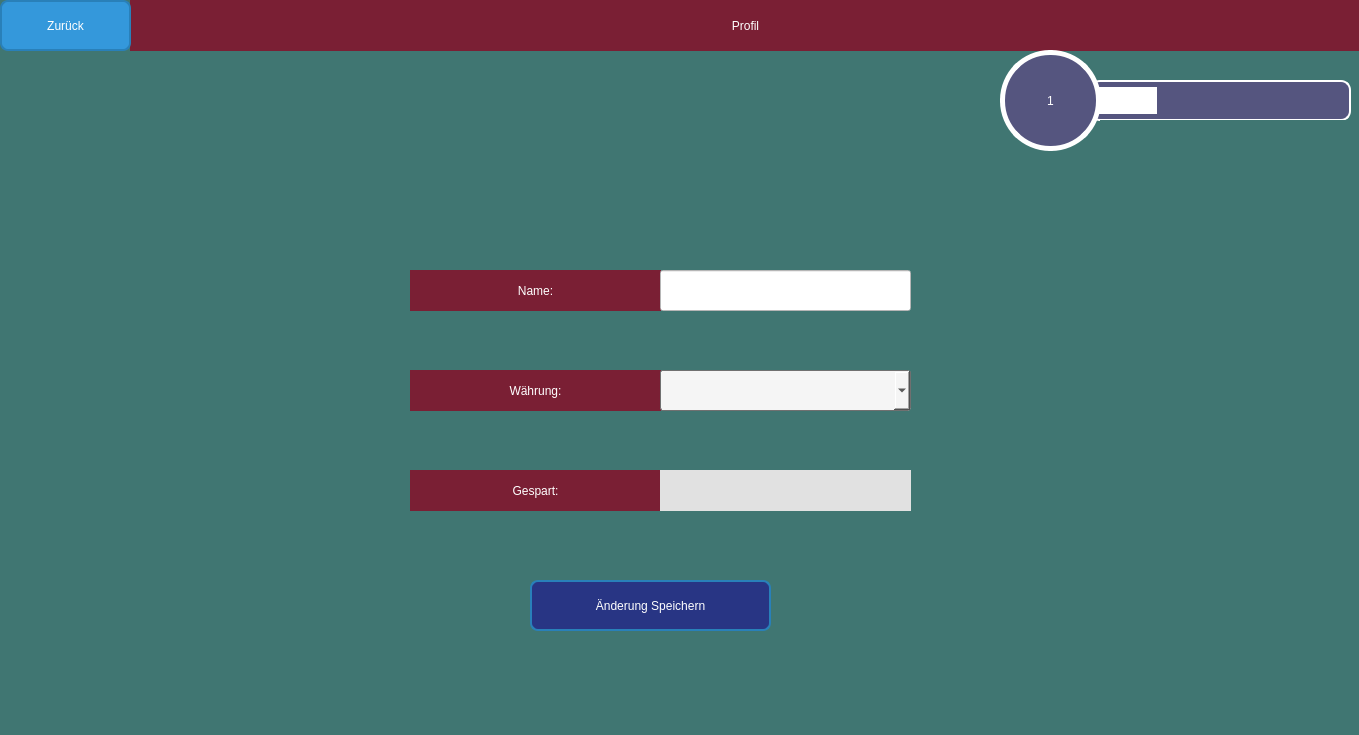
<?xml version="1.0" encoding="UTF-8"?>
<ui version="4.0">
 <class>Profil</class>
 <widget class="QWidget" name="Profil">
  <property name="geometry">
   <rect>
    <x>0</x>
    <y>0</y>
    <width>1359</width>
    <height>735</height>
   </rect>
  </property>
  <property name="windowTitle">
   <string>Form</string>
  </property>
  <widget class="QLabel" name="label">
   <property name="geometry">
    <rect>
     <x>0</x>
     <y>0</y>
     <width>1361</width>
     <height>741</height>
    </rect>
   </property>
   <property name="layoutDirection">
    <enum>Qt::RightToLeft</enum>
   </property>
   <property name="styleSheet">
    <string notr="true">background-color: rgb(64, 118, 114);</string>
   </property>
   <property name="text">
    <string/>
   </property>
  </widget>
  <widget class="QLabel" name="label_2">
   <property name="geometry">
    <rect>
     <x>130</x>
     <y>0</y>
     <width>1231</width>
     <height>51</height>
    </rect>
   </property>
   <property name="styleSheet">
    <string notr="true">background-color: rgb(122, 31, 52);
font: 600 italic 15pt &quot;Segoe UI&quot;;
color: rgb(255, 255, 255);
</string>
   </property>
   <property name="text">
    <string>Profil</string>
   </property>
   <property name="alignment">
    <set>Qt::AlignCenter</set>
   </property>
  </widget>
  <widget class="QPushButton" name="pushButtonZurueck">
   <property name="geometry">
    <rect>
     <x>0</x>
     <y>0</y>
     <width>131</width>
     <height>51</height>
    </rect>
   </property>
   <property name="styleSheet">
    <string notr="true">QPushButton {
    background-color: #3498db;
    color: #ffffff;
    font: 600 italic 15pt &quot;Segoe UI&quot;;
    padding: 10px 20px;
    border: 2px solid #2980b9;
    border-radius: 8px;
}

QPushButton:hover {
    background-color: #2980b9;
}

QPushButton:pressed {
    background-color: #1f618d;
}
</string>
   </property>
   <property name="text">
    <string>Zurück</string>
   </property>
  </widget>
  <widget class="QLabel" name="nameText">
   <property name="geometry">
    <rect>
     <x>410</x>
     <y>270</y>
     <width>251</width>
     <height>41</height>
    </rect>
   </property>
   <property name="styleSheet">
    <string notr="true">background-color: rgb(122, 31, 52);
font: 600 italic 15pt &quot;Segoe UI&quot;;
color: rgb(255, 255, 255);
</string>
   </property>
   <property name="text">
    <string>Name:</string>
   </property>
   <property name="alignment">
    <set>Qt::AlignCenter</set>
   </property>
  </widget>
  <widget class="QLabel" name="waehrungText">
   <property name="geometry">
    <rect>
     <x>410</x>
     <y>370</y>
     <width>251</width>
     <height>41</height>
    </rect>
   </property>
   <property name="styleSheet">
    <string notr="true">background-color: rgb(122, 31, 52);
font: 600 italic 15pt &quot;Segoe UI&quot;;
color: rgb(255, 255, 255);
</string>
   </property>
   <property name="text">
    <string>Währung:</string>
   </property>
   <property name="alignment">
    <set>Qt::AlignCenter</set>
   </property>
  </widget>
  <widget class="QLabel" name="gespartText">
   <property name="geometry">
    <rect>
     <x>410</x>
     <y>470</y>
     <width>251</width>
     <height>41</height>
    </rect>
   </property>
   <property name="styleSheet">
    <string notr="true">background-color: rgb(122, 31, 52);
font: 600 italic 15pt &quot;Segoe UI&quot;;
color: rgb(255, 255, 255);
</string>
   </property>
   <property name="text">
    <string>Gespart:</string>
   </property>
   <property name="alignment">
    <set>Qt::AlignCenter</set>
   </property>
  </widget>
  <widget class="QLabel" name="gespart">
   <property name="geometry">
    <rect>
     <x>660</x>
     <y>470</y>
     <width>251</width>
     <height>41</height>
    </rect>
   </property>
   <property name="styleSheet">
    <string notr="true">background-color: rgb(225, 225, 225);
color: rgb(0, 0, 0);
font: 600 italic 15pt &quot;Segoe UI&quot;;
</string>
   </property>
   <property name="text">
    <string/>
   </property>
   <property name="alignment">
    <set>Qt::AlignCenter</set>
   </property>
  </widget>
  <widget class="QLineEdit" name="name">
   <property name="geometry">
    <rect>
     <x>660</x>
     <y>270</y>
     <width>251</width>
     <height>41</height>
    </rect>
   </property>
   <property name="styleSheet">
    <string notr="true">font: 600 italic 15pt &quot;Segoe UI&quot;;
background-color: rgb(255, 255, 255);
color: rgb(0, 0, 0);</string>
   </property>
   <property name="alignment">
    <set>Qt::AlignCenter</set>
   </property>
  </widget>
  <widget class="QPushButton" name="pushButtonAenderungSpeicchern">
   <property name="geometry">
    <rect>
     <x>530</x>
     <y>580</y>
     <width>241</width>
     <height>51</height>
    </rect>
   </property>
   <property name="styleSheet">
    <string notr="true">QPushButton {

        background-color: rgb(40, 53, 132);
    color: #ffffff;
    font: 600 italic 15pt &quot;Segoe UI&quot;;
    padding: 10px 20px;
    border: 2px solid #2980b9;
    border-radius: 8px;
}

QPushButton:hover {
    background-color: #2c82c9;
}

QPushButton:pressed {
    background-color: #1869ab;
}
</string>
   </property>
   <property name="text">
    <string>Änderung Speichern</string>
   </property>
  </widget>
  <widget class="QComboBox" name="comboBox">
   <property name="geometry">
    <rect>
     <x>660</x>
     <y>370</y>
     <width>251</width>
     <height>41</height>
    </rect>
   </property>
   <property name="cursor">
    <cursorShape>PointingHandCursor</cursorShape>
   </property>
   <property name="styleSheet">
    <string notr="true">QComboBox {
        font: 600 italic 15pt &quot;Segoe UI&quot;;
        color: rgb(0, 0, 0);
    padding: 5px;
    background-color: #f5f5f5;
    selection-background-color: #66bb6a;
    border: 1px solid #707070;
    border-radius: 3px;
}
</string>
   </property>
  </widget>
  <widget class="QProgressBar" name="progressBar">
   <property name="geometry">
    <rect>
     <x>1090</x>
     <y>80</y>
     <width>261</width>
     <height>41</height>
    </rect>
   </property>
   <property name="acceptDrops">
    <bool>false</bool>
   </property>
   <property name="styleSheet">
    <string notr="true">QProgressBar {
    border: 5px solid rgb(85, 85, 127);
    border-radius: 10px;
    text-align: center;
        background-color: rgb(85, 85, 127);
            border: 2px solid white;
    padding: 5px;

}

QProgressBar::chunk {
        background-color: rgb(255, 255, 255);

    width: 10px;
}
</string>
   </property>
   <property name="value">
    <number>24</number>
   </property>
   <property name="alignment">
    <set>Qt::AlignLeading|Qt::AlignLeft|Qt::AlignVCenter</set>
   </property>
   <property name="textVisible">
    <bool>false</bool>
   </property>
   <property name="invertedAppearance">
    <bool>false</bool>
   </property>
  </widget>
  <widget class="QLabel" name="level">
   <property name="geometry">
    <rect>
     <x>1000</x>
     <y>50</y>
     <width>101</width>
     <height>101</height>
    </rect>
   </property>
   <property name="styleSheet">
    <string notr="true">


QLabel {
        font: 600 italic 25pt &quot;Segoe UI&quot;;
        background-color: rgb(85, 85, 127);
    border-radius: 50%;
    text-align: center;
        color: rgb(255, 255, 255);
    border: 5px solid white;
    padding: 5px;
}
</string>
   </property>
   <property name="text">
    <string>1</string>
   </property>
   <property name="alignment">
    <set>Qt::AlignCenter</set>
   </property>
  </widget>
  <widget class="QLabel" name="label_3">
   <property name="geometry">
    <rect>
     <x>1100</x>
     <y>120</y>
     <width>251</width>
     <height>31</height>
    </rect>
   </property>
   <property name="styleSheet">
    <string notr="true">background-color: rgb(64, 118, 114);
font: 600 italic 10pt &quot;Segoe UI&quot;;
color: rgb(255, 255, 255);
</string>
   </property>
   <property name="text">
    <string/>
   </property>
   <property name="alignment">
    <set>Qt::AlignCenter</set>
   </property>
  </widget>
 </widget>
 <resources/>
 <connections/>
</ui>
